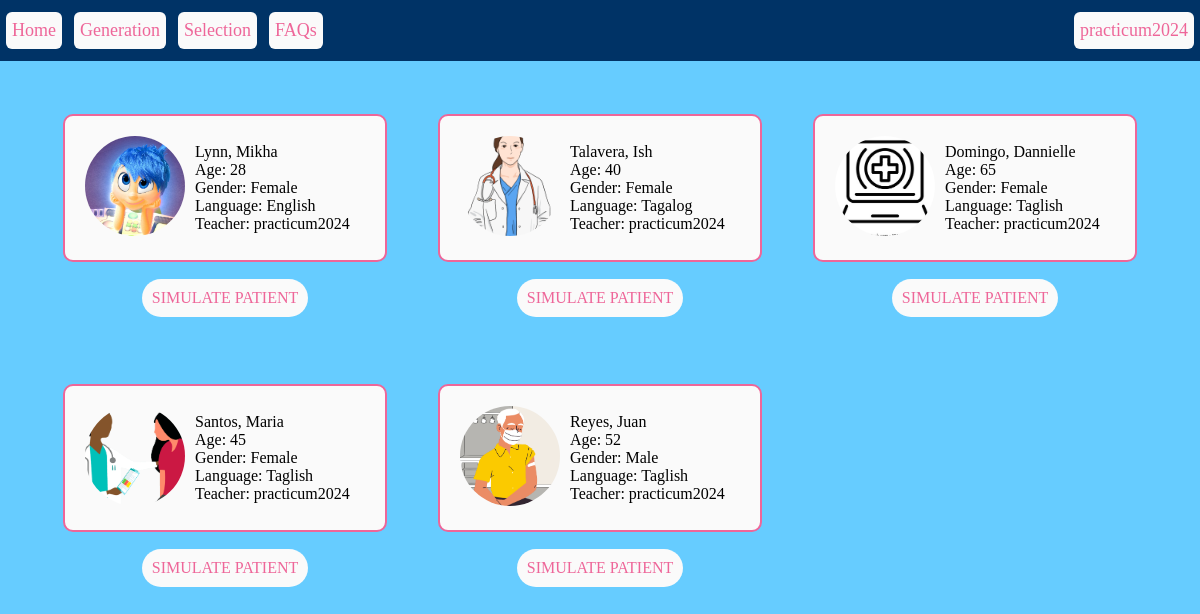
/select/ (signed in), run on the app's committed database.
### virtualpatient/models.py (models this page shows, shortened)
class Patient(models.Model):
    first_name = models.CharField(max_length=50, null=True)
    last_name = models.CharField(max_length=50, null=True)
    age = models.IntegerField(null=True, blank=True)
    sex = models.CharField(blank=True, max_length=6, choices=[
        ('Male', 'Male'),
        ('Female', 'Female'),
    ], null=True)
    height = models.FloatField(help_text="Height in cm", null=True)
    weight = models.FloatField(help_text="Weight in kg", null=True)
    provocation = models.CharField(max_length=50, blank=True, null=True)
    quality = models.CharField(max_length=50, blank=True, null=True)
    region = models.CharField(max_length=50, blank=True, null=True)
    severity = models.CharField(max_length=50, blank=True, null=True)
    timing = models.CharField(max_length=50, blank=True, null=True)
    chief_complaint = models.CharField(max_length=50, blank=True, null=True)
    language = models.CharField(blank=True, max_length=7, choices=[
        ('English', 'English'),
        ('Tagalog', 'Tagalog'),
        ('Taglish', 'Taglish'),
    ], null=True)
    background = models.CharField(max_length=200, blank=True, null=True)
    family_history = models.CharField(max_length=200, blank=True, null=True)
    lifestyle = models.CharField(max_length=200, blank=True, null=True)
    recent_interactions = models.CharField(max_length=200, blank=True, null=True)
    medical_history = models.CharField(max_length=200, blank=True, null=True)
    symptoms = models.TextField(blank=True, null=True)
    notes = models.TextField(blank=True, null=True)
    illness_to_be_diagnosed = models.CharField(max_length=255, blank=True, null=True)
    created_by = models.ForeignKey(User, on_delete=models.CASCADE)
    image = models.CharField(default='images/gpt.jpg/', max_length=50, blank=True, null=True)

### virtualpatient/views.py (the view)
# urls.py: path('select/', views.select, name='select'),
@login_required(login_url='login')
def select(request):
    patients = Patient.objects.all()
    diagnosed = Patient.objects.filter(id__in=Diagnosed.objects.filter(user=request.user).values('patient'))
    context = {'patients': patients, 'diagnosed': diagnosed, 'is_teacher': request.user.groups.filter(name='teacher').exists()}
    return render(request, 'virtualpatient/select.html', context)

### virtualpatient/templates/virtualpatient/select.html
{% extends 'virtualpatient/base.html' %}
{% load static %}
{% block content %}
<link rel="stylesheet" href="{% static 'select.css' %}">
    <div class="cnt-1">
        {% for patient in patients %}
            <div class="patient">
                <div class="details">
                    <div>
                        <img alt="user" src="/static/{{patient.image}}/" class="user">
                    </div>
                    <div>
                        <p>{{patient.last_name}}, {{patient.first_name}}</p>
                        <p>Age: {{patient.age}}</p>
                        <p>Gender: {{patient.sex}}</p>
                        <p>Language: {{patient.language}}</p>
                        <p>Teacher: {{patient.created_by}}</p>
                    </div>
                </div>
                {% if patient in diagnosed %}
                    <a class="btn" href="{% url 'simulate' pk=patient.pk %}">VIEW CONVERSATION</a>
                {% else %}
                    <a class="btn" href="{% url 'simulate' pk=patient.pk %}">SIMULATE PATIENT</a>
                {% endif %}
            </div>
        {% endfor %}
    </div>
{% endblock %}

### virtualpatient/templates/virtualpatient/base.html (shortened to what this page needs)
<!DOCTYPE html>
<html lang="en">
    <head>
        {% load static %}
        <link rel="stylesheet" href="{% static 'base.css' %}">
    </head>
    <body>
        <div class="header">
            <div class="hdr-1">
                <a href="{% url 'home' %}">Home</a>
                {% if is_teacher %}
                <a href="{% url 'generate' %}">Generation</a>
                {% endif %}
                <a href="{% url 'select' %}">Selection</a>
                <a href="{% url 'faqs' %}" >FAQs</a>
            </div>
            <div class="hdr-2">
                <a href="{% url 'profile' %}" >{{request.user}}</a>
            </div>
        </div>
        <div class="content">
            {% block content %}
            {% endblock %}
        </div>
    </body>
</html>

### virtualpatient/static/base.css (style rules this page uses)
* { font-family: 'Franklin Gothic Medium'; margin: 0px; padding: 0px; }
html { background: #6cf; }
.header { display: flex; align-items: center; justify-content: space-between; background: #036; }
.hdr-1 { display: flex; align-items: center; }
.hdr-2 { display: flex; align-items: center; justify-content: flex-end; }
a:link { text-decoration: none; }
a { margin: 0.75rem 0.5svw; border-radius: 6px; padding: 0.5rem 0.5svw; width: 13svw; max-height: 1.5rem; max-width: fit-content; background: #fafafa; font-size: clamp(0.75rem, 1.5svw, 1.5rem); color: #e69; overflow-x: clip; white-space: nowrap; }
.content { height: 93svh; }

### virtualpatient/static/select.css (style rules this page uses)
.cnt-1 { display:grid; justify-content: space-around; grid-template-columns: repeat(auto-fill, 300px); row-gap: 50px; column-gap:25px; margin:50px; }
.patient { display:flex; flex-direction: column; justify-content: space-around; align-items: center; height:220px; }
.details { display:flex; flex-direction:row; align-items: center; border:2px solid #e69; border-radius:10px; padding:10px; width:300px; background: #fafafa; }
img { margin: 10px; border-radius: 100px; object-fit: cover; height: 100px; width:100px; }
.btn { padding: 10px; border-radius:70px; width: 170px; background: #fafafa; text-align: center; color: #e69; font-size: 1rem; }

### data on the page
Patient: image (picture), last_name "Lynn", first_name "Mikha", age "28", sex "Female", language "English", created_by "practicum2024"
Patient: image (picture), last_name "Talavera", first_name "Ish", age "40", sex "Female", language "Tagalog", created_by "practicum2024"
Patient: image (picture), last_name "Domingo", first_name "Dannielle", age "65", sex "Female", language "Taglish", created_by "practicum2024"
Patient: image (picture), last_name "Santos", first_name "Maria", age "45", sex "Female", language "Taglish", created_by "practicum2024"
Patient: image (picture), last_name "Reyes", first_name "Juan", age "52", sex "Male", language "Taglish", created_by "practicum2024"

### other printed values
{{ request.user }} "practicum2024"
